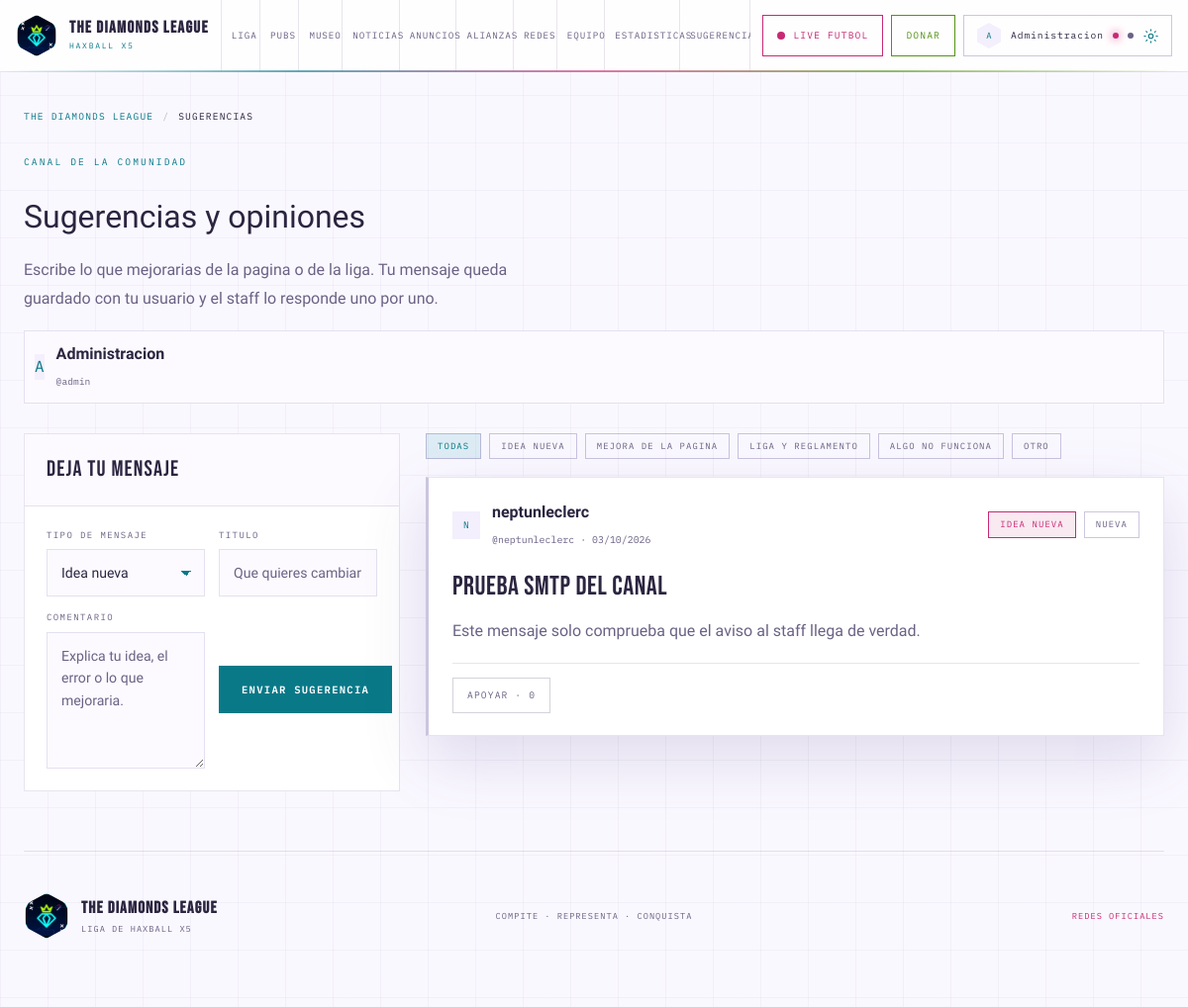
Page /sugerencias (signed in) on the committed database.
### models.py (models this page shows, shortened)
class TimestampMixin:
    created_at = db.Column(db.DateTime, default=utcnow, nullable=False)
    updated_at = db.Column(db.DateTime, default=utcnow, onupdate=utcnow, nullable=False)

class User(UserMixin, TimestampMixin, db.Model):
    __tablename__ = "users"
    id = db.Column(db.Integer, primary_key=True)
    username = db.Column(db.String(24), unique=True, nullable=False, index=True)
    email = db.Column(db.String(160), unique=True, nullable=False, index=True)
    password = db.Column(db.String(255), nullable=False)
    role = db.Column(db.String(16), nullable=False, default=Role.USER, index=True)
    is_admin = db.Column(db.Boolean, nullable=False, default=False)
    is_premium = db.Column(db.Boolean, nullable=False, default=False)
    is_active_account = db.Column(db.Boolean, nullable=False, default=True)
    display_name = db.Column(db.String(60))
    bio = db.Column(db.String(400))
    haxball_id = db.Column(db.String(40))
    avatar = db.Column(db.String(255))
    google_email = db.Column(db.String(160))
    country = db.Column(db.String(60))
    last_login = db.Column(db.DateTime)
    login_count = db.Column(db.Integer, nullable=False, default=0)
    __table_args__ = (
        CheckConstraint("role in ('admin','staff','user')", name="role_valid"),
    )
    @property
    def is_active(self) -> bool:  # type: ignore[override]
        return bool(self.is_active_account)
    @property
    def is_staff(self) -> bool:
        return self.is_admin or self.role == Role.STAFF
    @property
    def label(self) -> str:
        return self.display_name or self.username
    @property
    def initials(self) -> str:
        text = self.label.strip()
        parts = [p for p in text.replace("_", " ").split() if p]
        return (parts[0][:1] + (parts[1][:1] if len(parts) > 1 else "")).upper() or "?"

class SiteSetting(TimestampMixin, db.Model):
    __tablename__ = "site_settings"
    id = db.Column(db.Integer, primary_key=True)
    key = db.Column(db.String(60), unique=True, nullable=False, index=True)
    value = db.Column(db.Text)
    group = db.Column(db.String(40), nullable=False, default="general")
    label = db.Column(db.String(80))
    input_type = db.Column(db.String(16), default="text")

class Suggestion(TimestampMixin, db.Model):
    __tablename__ = "suggestions"
    id = db.Column(db.Integer, primary_key=True)
    user_id = db.Column(db.Integer, db.ForeignKey("users.id", ondelete="CASCADE"),
                        nullable=False, index=True)
    category = db.Column(db.String(30), nullable=False, default="idea", index=True)
    title = db.Column(db.String(120), nullable=False)
    body = db.Column(db.Text, nullable=False)
    status = db.Column(db.String(16), nullable=False, default=SuggestionStatus.NEW, index=True)
    staff_reply = db.Column(db.Text)
    replied_at = db.Column(db.DateTime)
    replied_by_id = db.Column(db.Integer, db.ForeignKey("users.id", ondelete="SET NULL"),
                              nullable=True)
    likes = db.Column(db.Integer, nullable=False, default=0)
    author = db.relationship("User", foreign_keys=[user_id], lazy="joined")
    staff = db.relationship("User", foreign_keys=[replied_by_id], lazy="joined")
    __table_args__ = (
        CheckConstraint("status in ('new','reviewing','done')", name="suggestion_status_valid"),
        Index("ix_suggestions_created_status", "created_at", "status"),
    )
    @property
    def status_label(self) -> str:
        return SuggestionStatus.LABELS.get(self.status, self.status)
    @property
    def author_label(self) -> str:
        return self.author.label if self.author else "Jugador eliminado"
    @property
    def category_label(self) -> str:
        return SUGGESTION_CATEGORIES.get(self.category, self.category)

### blueprints/site.py (the view, shortened to what this page needs)
@bp.route("/sugerencias", methods=["GET", "POST"])
@login_required
def suggestions():
    form = SuggestionForm()
    categoria = request.args.get("categoria", "").strip()
    estado = request.args.get("estado", "").strip()
    consulta = Suggestion.query
    if categoria in SUGGESTION_CATEGORIES:
        consulta = consulta.filter(Suggestion.category == categoria)
    if estado in SuggestionStatus.ALL:
        consulta = consulta.filter(Suggestion.status == estado)
    filas = (
        consulta.order_by(Suggestion.created_at.desc())
        .paginate(page=request.args.get("pagina", 1, type=int), per_page=15, error_out=False)
    )
    return render_template(
        "site/suggestions.html",
        form=form,
        rows=filas,
        categorias=SUGGESTION_CATEGORIES,
        categoria=categoria,
        estado=estado,
    )

### forms.py
class SuggestionForm(FlaskForm):
    category = SelectField(
        "Tipo de mensaje",
        choices=[("idea", "Idea nueva"), ("mejora", "Mejora de la pagina"),
                 ("liga", "Liga y reglamento"), ("error", "Algo no funciona"),
                 ("otro", "Otro")],
        validators=[DataRequired("Elige de que tipo es tu mensaje.")],
    )
    title = StringField(
        "Titulo",
        validators=[DataRequired("Escribe un titulo corto."), Length(max=120, message="Maximo 120 caracteres.")],
        render_kw={"placeholder": "Que quieres cambiar de la pagina", "maxlength": "120"},
    )
    body = TextAreaField(
        "Comentario",
        validators=[DataRequired("Escribe tu comentario."), Length(min=10, message="Cuenta un poco mas.")],
        render_kw={"placeholder": "Explica tu idea, el error o lo que mejoraria.", "rows": "5"},
    )
    submit = SubmitField("ENVIAR SUGERENCIA")

### app.py (called while the page is built, shortened)
def register_auth_gate(app: Flask) -> None:
    @app.before_request
    def require_login():
        if not app.config.get("REQUIRE_LOGIN", True):
            return None
        if current_user.is_authenticated:
            return None

def _settings_map() -> dict:
    from models import SiteSetting
    try:
        return {row.key: row.value for row in SiteSetting.query.all()}
    except Exception:  # pragma: no cover - antes de crear tablas
        return {}

@app.after_request
def security_headers(response):
    response.headers.setdefault("X-Content-Type-Options", "nosniff")
    response.headers.setdefault("X-Frame-Options", "SAMEORIGIN")
    response.headers.setdefault("Referrer-Policy", "strict-origin-when-cross-origin")
    response.headers.setdefault("X-DNS-Prefetch-Control", "off")
    response.headers["Cache-Control"] = response.headers.get("Cache-Control", "no-cache, must-revalidate")
    return response

@app.context_processor
def _inject_path():
    return {"request_path": request.path}

### blueprints/admin.py (called while the page is built)
@bp.app_context_processor
def inject_helpers():
    return {"resources": RESOURCES, "now": datetime.now, "Role": Role}

### blueprints/auth.py (called while the page is built)
def current_admin_mode() -> bool:
    if not current_user.is_authenticated or not current_user.is_admin:
        return False
    return session.get("admin_mode", True)

def current_premium_mode() -> bool:
    if not current_user.is_authenticated:
        return False
    if current_user.is_admin:
        return session.get("premium_mode", False)
    return current_user.is_premium and session.get("premium_mode", True)

### templates/site/suggestions.html (shortened to what this page needs)
{% extends "base.html" %}
{% block body_class %}page-suggestions{% endblock %}
{% block content %}
<main id="main" class="section forum-page">
    <nav class="crumbs reveal" aria-label="Migas de pan">
        <a href="{{ url_for('site.index') }}">{{ app_name }}</a>
        <span aria-hidden="true">/</span>
        <span>Sugerencias</span>
    </nav>
    <header class="forum-head reveal">
        <span class="section-tag mono">CANAL DE LA COMUNIDAD</span>
        <h1>Sugerencias y opiniones</h1>
        <p class="forum-lead">
            Escribe lo que mejorarias de la pagina o de la liga. Tu mensaje queda guardado
            con tu usuario y el staff lo responde uno por uno.
        </p>
        <div class="forum-head-user">
            <span class="avatar" aria-hidden="true">
                {% if current_user.avatar %}
                    <img src="{{ url_for('static', filename=current_user.avatar) }}" alt="">
                {% else %}{{ current_user.initials }}{% endif %}
            </span>
            <div>
                <strong>{{ current_user.label }}</strong>
                <small>@{{ current_user.username }}</small>
            </div>
        </div>
    </header>
    <div class="forum-layout">
        <section class="panel reveal">
            <header class="panel-head">
                <h2>Deja tu mensaje</h2>
            </header>
            <form method="post" class="form-grid form-grid--tight" novalidate>
                <div class="field">
                    {{ form.category.label }}
                    {{ form.category(class="input") }}
                </div>
                <div class="field">
                    {{ form.title.label }}
                    {{ form.title(class="input") }}
                </div>
                <div class="field">
                    {{ form.body.label }}
                    {{ form.body(class="input") }}
                </div>
                <div class="form-actions">
                    <button class="btn btn--primary" type="submit">{{ form.submit.label.text }}</button>
                </div>
            </form>
        </section>
        <section class="forum-feed reveal">
            <div class="forum-filters">
                <a class="chip {% if not categoria and not estado %}chip--cyan{% endif %}"
                   href="{{ url_for('site.suggestions') }}">TODAS</a>
                {% for key, label in categorias.items() %}
                <a class="chip {% if categoria == key %}chip--cyan{% endif %}"
                   href="{{ url_for('site.suggestions', categoria=key) }}">{{ label|upper }}</a>
                {% endfor %}
            </div>
            {% if rows.items %}
            <ul class="forum-list">
                {% for row in rows.items %}
                <li class="forum-item {% if row.status == 'done' %}is-done{% elif row.status == 'reviewing' %}is-reviewing{% endif %}">
                    <div class="forum-item-head">
                        <span class="avatar avatar--sm" aria-hidden="true">
                            {% if row.author and row.author.avatar %}
                                <img src="{{ url_for('static', filename=row.author.avatar) }}" alt="">
                            {% elif row.author %}{{ row.author.initials }}
                            {% else %}?{% endif %}
                        </span>
                        <div class="forum-item-who">
                            <strong>{{ row.author_label }}</strong>
                            <small class="mono">
                                @{{ row.author.username if row.author else 'eliminado' }} ·
                                {{ row.created_at|fdate }}
                            </small>
                        </div>
                        <div class="forum-item-tags">
                            <span class="chip chip--pink">{{ row.category_label }}</span>
                            <span class="chip {% if row.status == 'done' %}chip--lime{% elif row.status == 'reviewing' %}chip--warn{% endif %}">
                                {{ row.status_label|upper }}
                            </span>
                        </div>
                    </div>
                    <h3 class="forum-item-title">{{ row.title }}</h3>
                    <p class="forum-item-body">{{ row.body }}</p>
                    <div class="forum-item-foot">
                        <form method="post" action="{{ url_for('site.suggestion_like', pk=row.id) }}">
                            <button class="btn btn--sm btn--ghost" type="submit">
                                APOYAR · {{ row.likes or 0 }}
                            </button>
                        </form>
                    </div>
                </li>
                {% endfor %}
            </ul>
            {% else %}
            <p class="empty-state">
                <strong>Aun no hay mensajes.</strong>
                <p>Se el primero en opinar: escribe a la izquierda y tu mensaje aparecera aqui.</p>
            </p>
            {% endif %}
        </section>
    </div>
</main>
{% endblock %}

### templates/base.html (shortened to what this page needs)
<!DOCTYPE html>
<html lang="es">
<head>
    <link rel="stylesheet" href="{{ url_for('static', filename='css/style.css') }}">
</head>
<body class="{% block body_class %}{% endblock %}">
    {% block header %}{% include "partials/_header.html" %}{% endblock %}
    {% block content %}{% endblock %}
    {% block footer %}{% include "partials/_footer.html" %}{% endblock %}
</body>
</html>

### templates/partials/_header.html (shortened to what this page needs)
<header class="topbar">
    <a class="topbar-brand" href="{{ url_for('site.index') }}" aria-label="{{ app_name }} — inicio">
        <img src="{{ url_for('static', filename='img/logo-mark.png') }}" alt="" width="42" height="42" loading="eager">
        <span>
            <strong>THE DIAMONDS LEAGUE</strong>
            <small>HAXBALL X5</small>
        </span>
    </a>
    <nav class="main-nav" aria-label="Navegación principal de la liga">
        <a href="#liga"     data-spy-link>LIGA</a>
        <a href="#pubs"    data-spy-link>PUBS</a>
        <a href="#museo"   data-spy-link>MUSEO</a>
        <a href="#noticias" data-spy-link>NOTICIAS</a>
        <a href="#anuncios" data-spy-link>ANUNCIOS</a>
        <a href="#alianzas" data-spy-link>ALIANZAS</a>
        <a href="#redes"   data-spy-link>REDES</a>
        <a href="#equipo"  data-spy-link>EQUIPO</a>
        <a href="{{ url_for('site.stats') }}">ESTADISTICAS</a>
        <a href="{{ url_for('site.suggestions') }}">SUGERENCIAS</a>
    </nav>
    <div class="topbar-right">
        <a class="header-live" href="#live" title="Live de futbol">
            <i class="live-pulse" aria-hidden="true"></i>
            <span>LIVE FUTBOL</span>
        </a>
        <a class="header-donate" href="#donacion" title="Donacion">
            <span>DONAR</span>
        </a>
        {% if current_user.is_authenticated %}
            <div class="gear">
                <button class="gear-button" type="button" aria-expanded="false" aria-haspopup="true" aria-controls="gear-menu"
                        aria-label="Abrir configuracion de la cuenta">
                    <span class="avatar" aria-hidden="true">
                        {% if current_user.avatar %}
                            <img src="{{ url_for('static', filename=current_user.avatar) }}" alt="">
                        {% else %}{{ current_user.initials }}{% endif %}
                    </span>
                    <span class="gear-label">{{ current_user.label }}</span>
                    <span class="gear-dot {% if prefs.admin_mode %}admin{% endif %}" title="Modo administrador"></span>
                    <span class="gear-dot {% if prefs.premium_mode %}on{% endif %}" title="Modo premium"></span>
                    <span class="icon" aria-hidden="true">
                        <svg class="gear-icon" viewBox="0 0 24 24"><circle cx="12" cy="12" r="3.2"/><path d="M12 2v3M12 19v3M2 12h3M19 12h3M4.9 4.9l2.1 2.1M17 17l2.1 2.1M19.1 4.9L17 7M7 17l-2.1 2.1"/></svg>
                    </span>
                </button>
            </div>
        {% else %}
            <div class="auth-nav">
                <a class="btn btn--ghost" href="{{ url_for('auth.login') }}">INGRESAR</a>
                <a class="btn btn--primary" href="{{ url_for('auth.register') }}">REGISTRARSE</a>
            </div>
        {% endif %}
    </div>
</header>

### templates/partials/_footer.html
<footer class="site-footer">
    <div class="footer-brand">
        <img src="{{ url_for('static', filename='img/logo-mark.png') }}" alt="" width="46" height="46" loading="lazy">
        <div>
            <strong>THE DIAMONDS LEAGUE</strong>
            <span>LIGA DE HAXBALL X5</span>
        </div>
    </div>
    <p class="footer-center">COMPITE &middot; REPRESENTA &middot; CONQUISTA</p>
    <a href="{{ url_for('site.index') }}#redes" rel="noopener">REDES OFICIALES</a>
</footer>

### rows in the picture
User: initials "A", label "Administracion", username "admin"
SiteSetting: value "THE DIAMONDS LEAGUE"
Suggestion: author.initials "N", author_label "neptunleclerc", author "neptunleclerc", created_at|fdate "03/10/2026", category_label "IDEA NUEVA", status_label "NUEVA", title "Prueba SMTP del canal", body "Este mensaje solo comprueba que el aviso al staff llega de verdad.", likes "0"

### other values in the picture
{{ label|upper }} "IDEA NUEVA" "MEJORA DE LA PAGINA" "LIGA Y REGLAMENTO" "ALGO NO FUNCIONA" "OTRO"
